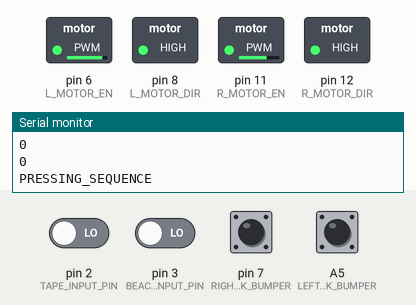
The sketch below on a simulated Arduino Uno, built with avr-gcc and run on an emulated ATmega328P. Parts: switched loads named in the sketch (green lamp = pin HIGH), the last lines printed to the serial monitor. The test bench sets the inputs (shaded band); at power-on: A5 (LEFT_BACK_BUMPER), pin 2 (TAPE_INPUT_PIN), pin 3 (BEACON_INPUT_PIN), pin 7 (RIGHT_BACK_BUMPER) LOW.

Above: at 0.1 s.
At 0.65 s:
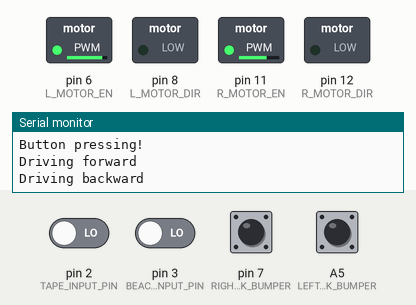
Timing chart, 0 to 3.0 s (numbered marks = the images above):
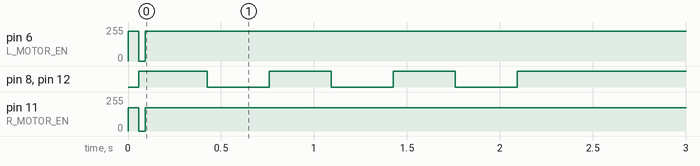

Measured:
- by itself, pin 6 (L_MOTOR_EN): 0/255 → 225/255 at 0.00 s
- by itself, pin 8 (L_MOTOR_DIR), pin 12 (R_MOTOR_DIR): alternates HIGH for 0.33 s and LOW for 0.33 s, 7 changes in all, then stays HIGH
- by itself, pin 11 (R_MOTOR_EN): 0/255 → 175/255 at 0.00 s

The sketch:

ButtonDrivingTest_States.ino
```cpp
/**************************************************************
  File:      MotorForwardButtonTest.pde
  Contents:  This program drives the bot towards the server button
            and drives the bot into the server button, then moves the bot
            back and forth a set number of times to mine desired # of coins

  Notes:    Target: Arduino UNO R1 & R2
            Arduino IDE version: 0022

  History:
  when      who  what/why
  ----      ---  -------------------------------------------
  02/19/14  ECM  program created for initial motor test
  03/04/14  HMK  used initial motor test code as a basis for button pusher code
  03/05/14  HMK  removed Winklelib.h to debug code more easily. Copy/pasted relevant
                   parts of library into module functions instead.
**************************************************************/

/*---------------- Includes ---------------------------------*/
//#include <Winklelib.h>
#include <Timers.h>
#include <Servo.h>

/*---------------- Module Defines ---------------------------*/

// DEFINE STATES
#define MOVING_TOWARDS_TAPE      3   // from Lucas' "Starting_Orientation_Test" code
#define FINDING_SERVER           101  // using "100" to avoid state overlap with other codes.
#define PRESSING_SEQUENCE        102
#define PREPARING_BUT_PRESS      103
#define ADJUSTING                104
#define COUNTING_BUTTONS         105
#define MOVING_TOWARDS_EXCHANGE  301 // leads to David's servo dumping code

// DEFINE TERMS
#define BUMPERHIT                0
#define BUMPEROPEN               1
#define SPEED_SCALER             25 // map 0-255 PWM settings to 0-10 speed settings
#define TRAVELING_SPEED          8

#define SERVER_BEACON_MICROS     1176
#define EXCHANGE_BEACON_MICRO	 333
#define NO_SIGNAL_MICROS         2000
#define BEACON_INTERRUPT_NUMBER  1 //number, not pin
#define TAPE_INTERRUPT_NUMBER    0 //number, not pin

// DEFINE TIMERS
#define NO_SIGNAL_TIMER              0      //Lucas' timers, to avoid duplicates
#define SEARCHING_FOR_EXCHANGE_TIMER 1
#define MOVING_TOWARDS_TAPE_TIMER    2
#define PREPARING_BUT_PRESS_TIMER     15
#define PREPARING_BUT_PRESS_MILLIS    333
#define BEACON_INTERRUPT_NUMBER  1
#define TAPE_INTERRUPT_NUMBER    0

// DEFINE PINS
#define TAPE_INPUT_PIN           2
#define BEACON_INPUT_PIN         3
#define LEFT_FRONT_BUMPER        4
#define RIGHT_FRONT_BUMPER       5
#define LEFT_BACK_BUMPER         A5 // CHANGED FROM 6
#define RIGHT_BACK_BUMPER        7
#define L_MOTOR_DIR              8
#define L_MOTOR_EN               6 // CHANGED FROM 9 because servo library takes over 9 and 10
#define R_MOTOR_DIR              12   //moved this from 10 to 12 in order to give the pin_Servo 9 or 10
#define R_MOTOR_EN               11
#define pin_Servo	         10

 //available pins: 12, all the analog pins (note: pins 0 and 1 should remain unused)

int state = FINDING_SERVER;
int ExchangeButtonCounter = 0;

int LFB = BUMPEROPEN;  // set initial bumper reading to open
int RFB = BUMPEROPEN;
int LBB = BUMPEROPEN;
int RBB = BUMPEROPEN;

int coinMax = 4; // number of button presses that switch states
//int pause = 10; // defining the microsecond delay between direction changes

boolean onTape = false;
boolean tapeFlag = false;

volatile unsigned long previousTime = 0;
volatile unsigned long period = NO_SIGNAL_MICROS;
volatile boolean risingEdgeFlag = false;
boolean beaconFoundFlag = false;
int pause = 4;

/*---------------- Module Function Prototypes ---------------*/

void rise_detected();

/*---------------- Arduino Main Functions -------------------*/
void setup() {
  Serial.begin(9600);
  Serial.println("The MotorForwardButtonTest program has started!");
  pinMode(L_MOTOR_DIR, OUTPUT);
  pinMode(R_MOTOR_DIR, OUTPUT);
  pinMode(L_MOTOR_EN, OUTPUT);
  pinMode(R_MOTOR_EN, OUTPUT);
  pinMode(LEFT_FRONT_BUMPER, INPUT);
  pinMode(RIGHT_FRONT_BUMPER, INPUT);
  pinMode(LEFT_BACK_BUMPER, INPUT);
  pinMode(RIGHT_BACK_BUMPER, INPUT);
  pinMode(TAPE_INPUT_PIN, INPUT);
  pinMode(BEACON_INPUT_PIN, INPUT);
  attachInterrupt(TAPE_INTERRUPT_NUMBER, rise_detected, RISING);
  attachInterrupt(BEACON_INTERRUPT_NUMBER, rise_detected, RISING);
//  LeftMtrSpeed(-5);
//  RightMtrSpeed(-5);
}

void loop() {
  switch(state) {
    case(MOVING_TOWARDS_TAPE):
//    INSERT LUCAS CODE
//      if(tapeFlag){
//        tapeFlag = false;
//        if(onTape == true){
//          Stop()
//        }
//      }
      ChangeState(FINDING_SERVER);
      break;
  case(FINDING_SERVER):
   // INSERT LUCAS CODE
      DriveBackward(TRAVELING_SPEED);
      ChangeState(ADJUSTING);
      break;
  case(ADJUSTING):
      CheckBumpers();
     if(LBB != RBB){
      if(LBB == BUMPEROPEN && RBB == BUMPERHIT) {  // right back hit, left back not, need to twist
      LeftMtrSpeed(-1 * TRAVELING_SPEED);
      RightMtrSpeed(0);
      }
      else {  // left back hit, right back not, need to twist
      RightMtrSpeed(-1 * TRAVELING_SPEED);
      LeftMtrSpeed(0);
      }
     }
     if(LBB == BUMPERHIT && RBB == BUMPERHIT) {
      Serial.println("PRESSING_SEQUENCE");
      ChangeState(PRESSING_SEQUENCE);
     }
      break;
  case(PRESSING_SEQUENCE) :
     ButtonPressingSequence();
     ChangeState(MOVING_TOWARDS_EXCHANGE);
      break;
//  case(MOVING_TOWARDS_EXCHANGE) :
//      if(LFB != RFB){
//      ChangeState(ADJUSTING);
//      }
// case(ADJUSTING):
//   if(LFB != RFB){
//     if(LFB == BUMPEROPEN && RFB == BUMPERHIT) {  // right back hit, left back not, need to twist
//      LeftMtrSpeed(TRAVELING_SPEED);
//      RightMtrSpeed(0);
//      }
//      else {  // left back hit, right back not, need to twist
//      Serial.println("Left corner hit");
//      RightMtrSpeed(TRAVELING_SPEED);
//      LeftMtrSpeed(0);
//      }
//      Serial.println("WAITING_TO_DUMP");
//      ChangeState(WAITING_TO_DUMP);
//   }
//      break;

  }
}

/*---------------- Module Functions -------------------------*/

// CHECK FOR TAPE
void rise_detected() {
  onTape = true;
  tapeFlag = true;
//  DriveForward(0);
}

unsigned char CheckButtonTimer(void){
  return (unsigned char)TMRArd_IsTimerExpired(PREPARING_BUT_PRESS_TIMER);
  }

void ChangeState(int newState){
  Serial.print("Changing state to ");
  Serial.println(newState);
  state = newState;
  SetMotors(newState);
//  SetTimer(newState);
}

//void SetTimer(int newState){
//  switch(newState){
//    case(PRESSING_BUTTON):
//      TMRArd_InitTimer(PREPARING_BUT_PRESS_TIMER, PREPARING_BUT_PRESS_MILLIS);
//      break;

/******************************************************************************
  Function:    ButtonPressingSequence
  Contents:    Runs button pressing sequence
  Parameters:  PRESSING_BUTTON
  Returns:     Nothing
  Notes:
******************************************************************************/
void ButtonPressingSequence(){
   Serial.println("Button pressing!");
   ExchangeButtonCounter = 1; //button has already been pushed once
   while (ExchangeButtonCounter < coinMax){
      Serial.println("Driving forward");
      DriveForward(TRAVELING_SPEED);  // drive forward, away from server
      delay(PREPARING_BUT_PRESS_MILLIS);
      Serial.println("Driving backward");
      DriveForward(0);
      DriveBackward(TRAVELING_SPEED);
      delay(PREPARING_BUT_PRESS_MILLIS);
     if(LBB == BUMPERHIT || RBB == BUMPERHIT){
       ExchangeButtonCounter = ExchangeButtonCounter + 1;
     }
  }
}

/******************************************************************************
  Function:    CheckBumpers
  Contents:    Checks all four bumpers, sets a variable with each
  Parameters:  state
  Returns:     Nothing
  Notes:
******************************************************************************/
void CheckBumpers(){
//  LFB = digitalRead(LEFT_FRONT_BUMPER);
//  RFB = digitalRead(RIGHT_FRONT_BUMPER);
  LBB = digitalRead(LEFT_BACK_BUMPER);
  Serial.println(LBB);
  RBB = digitalRead(RIGHT_BACK_BUMPER);
  Serial.println(RBB);
}

/******************************************************************************
  Function:    SetMotors
  Contents:    Sets the motors to the correct speed/direction for the given state
  Parameters:  state
  Returns:     Nothing
  Notes:
******************************************************************************/
void SetMotors(int newState){
//   char rightSpeed;
//   char leftSpeed;
   switch(newState) {
     case(MOVING_TOWARDS_TAPE) :
       DriveBackward(TRAVELING_SPEED);
       break;
    case(FINDING_SERVER):
      DriveBackward(TRAVELING_SPEED);
      break;
    case(PRESSING_SEQUENCE):
      Stop();
      break;
    case(MOVING_TOWARDS_EXCHANGE):
      DriveForward(TRAVELING_SPEED);
      break;
 //   case(ADJUSTING):
   }
}

/******************************************************************************
  Function:    AdjustOrientation
  Contents:    Straightens bot if hits destination with a corner
  Parameters:  state
  Returns:     Nothing
  Notes:
******************************************************************************/
//void AdjustOrientation(int newState2){
//   switch(newState2) {
//    case(BACKING_TOWARDS_SERVER):
//      if(LBB != RBB)
//      ChangeState(ADJUSTING);
//      break;
//    case(MOVING_TOWARDS_EXCHANGE):
//      if(LFB != RFB)
//      ChangeState(ADJUSTING);
//      break;
//   }
//}

/******************************************************************************
  Function:    Drive
  Contents:    Defines the functions for left and right motor, and forward, backwards, stop
  Parameters:  state
  Returns:     Nothing
  Notes:
******************************************************************************/
void DriveBackward(char newSpeed){
	LeftMtrSpeed(-1 * 9);
	RightMtrSpeed(-1 * 7);
}
void DriveForward(char newSpeed){
	LeftMtrSpeed(9);
	RightMtrSpeed(7);
}
void Stop() {
  LeftMtrSpeed(0);
  RightMtrSpeed(0);
}

void LeftMtrSpeed(char newSpeed) {
  if (newSpeed < 0) {
    digitalWrite(L_MOTOR_DIR,LOW); // set the direction to reverse
  } else {
    digitalWrite(L_MOTOR_DIR,HIGH); // set the direction to forward
  }
  analogWrite(L_MOTOR_EN,SPEED_SCALER*abs(newSpeed));
}

void RightMtrSpeed(char newSpeed){
  if (newSpeed < 0) {
    digitalWrite(R_MOTOR_DIR,LOW); // set the direction to reverse
  } else {
    digitalWrite(R_MOTOR_DIR,HIGH); // set the direction to forward
  }
  analogWrite(R_MOTOR_EN,SPEED_SCALER*abs(newSpeed));
}
```
